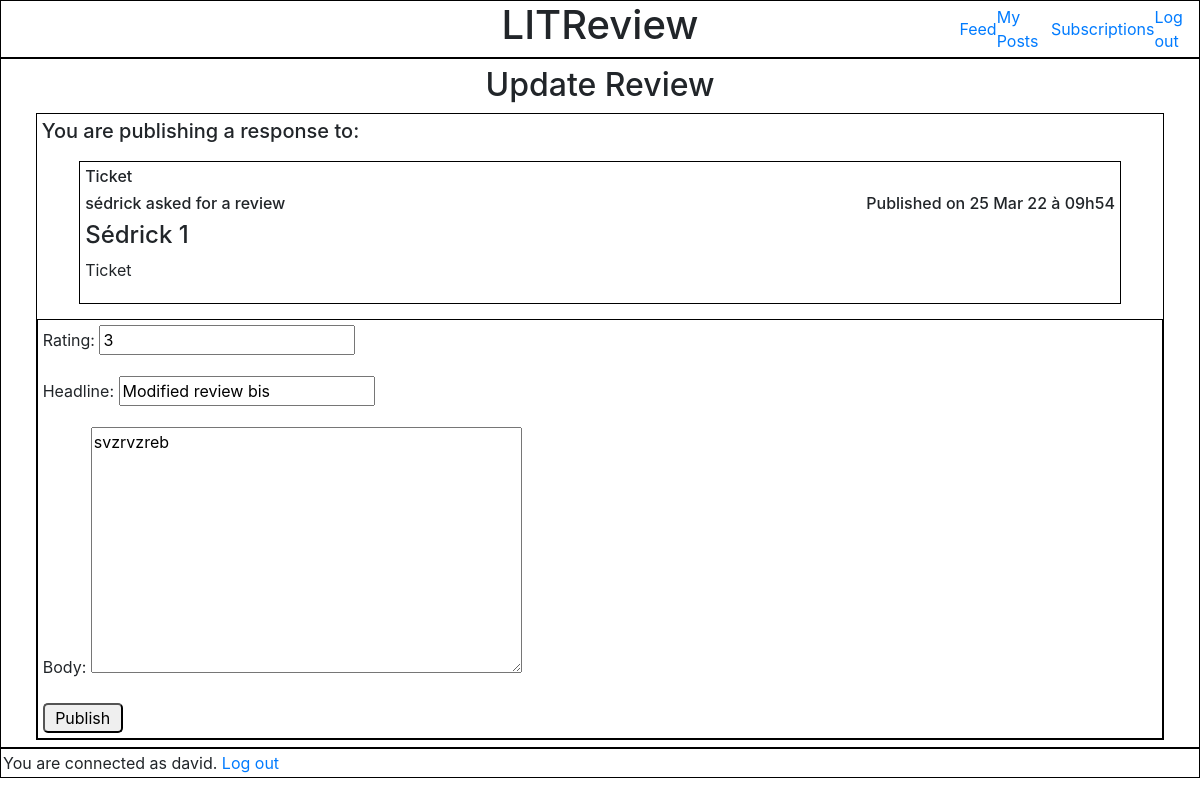
The app's page /feedapp/8/review_update (signed in) with its own data.
### feedapp/models.py (models this page shows, shortened)
class Ticket(models.Model):
    title = models.CharField(max_length=128)
    description = models.CharField(max_length=2048, blank=True)
    user = models.ForeignKey(settings.AUTH_USER_MODEL, on_delete=models.CASCADE)
    image = models.ImageField(null=True, blank=True)
    time_created = models.DateTimeField(auto_now_add=True)
    IMAGE_MAX_SIZE = (100, 100)

class Review(models.Model):
    ticket = models.ForeignKey(to=Ticket, null=True, on_delete=models.CASCADE)
    rating = models.PositiveSmallIntegerField(validators=[MinValueValidator(0), MaxValueValidator(5)])
    user = models.ForeignKey(settings.AUTH_USER_MODEL, on_delete=models.CASCADE)
    headline = models.CharField(max_length=128)
    body = models.TextField(max_length=8192)
    time_created = models.DateTimeField(auto_now_add=True)

### authentication/models.py (models this page shows)
class User(AbstractUser):
    username = models.CharField(max_length=20, unique=True)
    USERNAME_FIELD = 'username'

### feedapp/views.py (the view, shortened to what this page needs)
# urls.py: path('feedapp/<int:review_id>/review_update', modify_review, name='review_update'),
@login_required
def modify_review(request, review_id):
    review = get_object_or_404(models.Review, id=review_id)
    form = forms.ReviewForm(instance=review)
    return render(request, 'feedapp/review_update.html', context={'review_update': form, 'ticket': review.ticket})

### feedapp/forms.py
class ReviewForm(forms.ModelForm):
    edit_form = forms.BooleanField(widget=forms.HiddenInput, initial=True)
    class Meta:
        model = models.Review
        fields = ['rating', 'headline', 'body']

### feedapp/templatetags/feedapp_extras.py (called while the page is built)
@register.filter
def get_posted_at_display(posted_at):
    seconds_ago = (timezone.now() - posted_at).total_seconds()
    if seconds_ago <= HOUR:
        return f'Published {int(seconds_ago // MINUTE)} minutes ago.'
    elif seconds_ago <= DAY:
        return f'Published {int(seconds_ago // HOUR)} hours ago.'
    return f'Published on {posted_at.strftime("%d %b %y à %Hh%M")}'

@register.simple_tag(takes_context=True)
def get_poster_display(context, user):
    if user == context['user']:
        return 'You'
    return user.username

### feedapp/templates/feedapp/review_update.html (shortened to what this page needs)
{% extends 'base.html' %}
    {% block content %}
        <div class="main_content">
            <div class="answer_to_ticket">
                <h2>Update Review</h2>
                <div class="answer_to_ticket_area">
                    <div class="answer_to_ticket_area_ticket_zone">
                        <h5>You are publishing a response to: </h5>
                        <div id="ticket_zone">
                            {% include 'feedapp/partials/ticket_snippet.html' %}
                        </div>
                    </div>
                    <div class="answer_to_ticket_area_review_zone">
                        <form method="post">
                          {{ review_update.as_p }}
                          <button type="submit">Publish</button>
                        </form>
                    </div>
                </div>
            </div>
        </div>
    {% endblock content %}

### templates/base.html (shortened to what this page needs)
<!DOCTYPE html>
<html lang="en">
<head>
    {% load static %}
    <link rel="stylesheet" href="{% static 'style.css' %}">
    <link rel="stylesheet" href="https://cdn.jsdelivr.net/npm/bootstrap@4.3.1/dist/css/bootstrap.min.css">
    <link rel="stylesheet" href="https://cdnjs.cloudflare.com/ajax/libs/font-awesome/4.7.0/css/font-awesome.min.css">
</head>
<body>
    <header class="base_header">
        <div id="header_spaceholder"></div>
        <div class="header_h1"><h1>LITReview</h1></div>
      <nav>
          <a href="{% url 'home_page' %}">Feed</a>
          <a href="{% url 'my_posts_page' %}">My Posts</a>
          <a href="{% url 'subscription_page' %}">Subscriptions</a>
          {% if user.is_authenticated %}
            <a href="{% url 'logout_page' %}">Log out</a>
          {% endif %}
      </nav>
    </header>
  {% block content %} {% endblock content %}
  {% if user.is_authenticated %}
    <footer>You are connected as {{ user }}. <a href="{% url 'logout_page' %}">Log out</a></footer>
  {% endif %}
</body>
</html>

### feedapp/templates/feedapp/partials/ticket_snippet.html (shortened to what this page needs)
{% load static %}
{% load feedapp_extras %}
<div class="ticket">
    <h6>Ticket</h6>
    <div class="ticket_info">
        <h6>{% get_poster_display ticket.user %} asked for a review</h6>
        <h6>{{ ticket.time_created|get_posted_at_display }}</h6>
    </div>
    <h4>{{ ticket.title }}</h4>
    <p>{{ ticket.description }}</p>
</div>

### static/style.css (style rules this page uses)
.base_header { border: 1px black solid; display: flex; justify-content: center; }
.base_header nav { display: flex; flex: 0.3; justify-content: space-around; align-items: center; text-decoration: none; }
.base_header #header_spaceholder { flex: 0.3; }
.base_header .header_h1 { display: flex; flex: 0.9; justify-content: center; align-items: center; }
.main_content { border: 1px black solid; display: flex; flex-direction: column; justify-content: center; align-items: center; padding: 5px; min-height: 690px; }
.main_content h2 { text-align: center; }
.main_content button { border-radius: 5px; }
.ticket { display: flex; flex-direction: column; width: 95%; padding: 5px; }
.ticket .ticket_info { display: flex; justify-content: space-between; }
.answer_to_ticket { width: 95%; }
.answer_to_ticket .answer_to_ticket_area { border: 1px black solid; }
.answer_to_ticket_area_ticket_zone { padding: 5px; }
.answer_to_ticket_area_ticket_zone .ticket { border: 1px black solid; padding: 5px; }
#ticket_zone { display: flex; justify-content: center; align-items: center; padding: 10px; }
.answer_to_ticket .answer_to_ticket_area .answer_to_ticket_area_review_zone { border: 1px black solid; padding: 5px; }
.answer_to_ticket .answer_to_ticket_area .answer_to_ticket_area_review_zone form { display: flex; flex-direction: column; justify-content: space-between; }
.answer_to_ticket .answer_to_ticket_area .answer_to_ticket_area_review_zone form button { width: 80px; border-radius: 5px; }
footer { border: 1px black solid; display: flex; width: 100%; padding: 2px; }

### records on screen
Ticket: user.username "sédrick", time_created|get_posted_at_display "Published on 25 Mar 22 à 09h54", title "Sédrick 1", description "Ticket"
Review: rating "3", headline "Modified review bis", body "svzrvzreb"
User: username "david"
